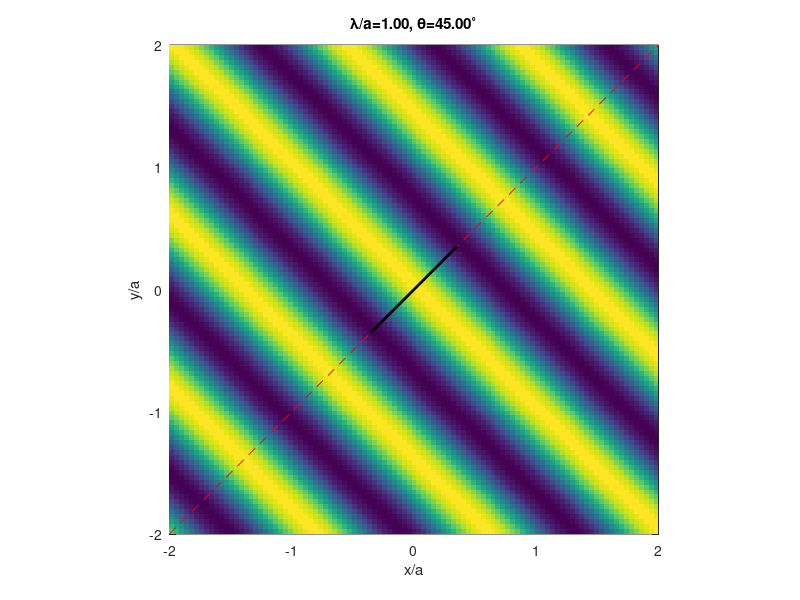

Source code (MATLAB):
% close all;
% clear all;
function plane_wave(angle_deg, lambda_n)
    % plot plane wave field at t=0 for a given wavevector k
    if ~exist('angle_deg', 'var')
        angle_deg = 45;
    end
    if ~exist('lambda_n', 'var')
        lambda_n = 1; % normalized wavelength
    end
    
    a = 1; % always 1 (m, nm, um, lattice constant, etc) in MEEP/MPB
    kdir = [cos(deg2rad(angle_deg)), sin(deg2rad(angle_deg))]; % wavevector direction
    k = (2*pi/(a*lambda_n))*kdir/norm(kdir); % wavevector
    % kn = (1/lambda_n)*kdir/norm(kdir); % normalized wavevector
    kx = dot(k,[1,0]);
    ky = dot(k,[0,1]);
    
    % xmin = -2;
    % xmax = 2;
    % ymin = -2;
    % ymax = 2;
    [X,Y] = meshgrid(linspace(-2,2), linspace(-2,2));
    Z = cos(kx.*X+ky.*Y);
    % surf(X,Y,Z, 'EdgeColor','none');
    h = pcolor(X,Y,Z);
    set(h, 'EdgeColor', 'none');
    view(2);
    xlabel('x/a');
    ylabel('y/a');
    title(sprintf('\\lambda/a=%.2f, \\theta=%.2f^\\circ', lambda_n, angle_deg));
    axis square;
    % axis equal;
    
    hold on;
    xmin = min(X(:));
    xmax = max(X(:));
    
    v = lambda_n*kdir/norm(kdir);
    plot([xmin, xmax], (ky/kx).*[xmin, xmax], 'r--');
    plot(v(1).*[-1/2, 1/2], v(2).*[-1/2, 1/2], 'k-', 'LineWidth', 2);
    % quiver(0, 1, v(1), v(2), 'off');
    % xline(-1:0.5:1);
    % yline(-1:0.5:1);
    % annotation('arrow',[0, 0],[1, 1]);
    % Annotate(gca, 'arrow', [0, 1], [0, 1]);
end
